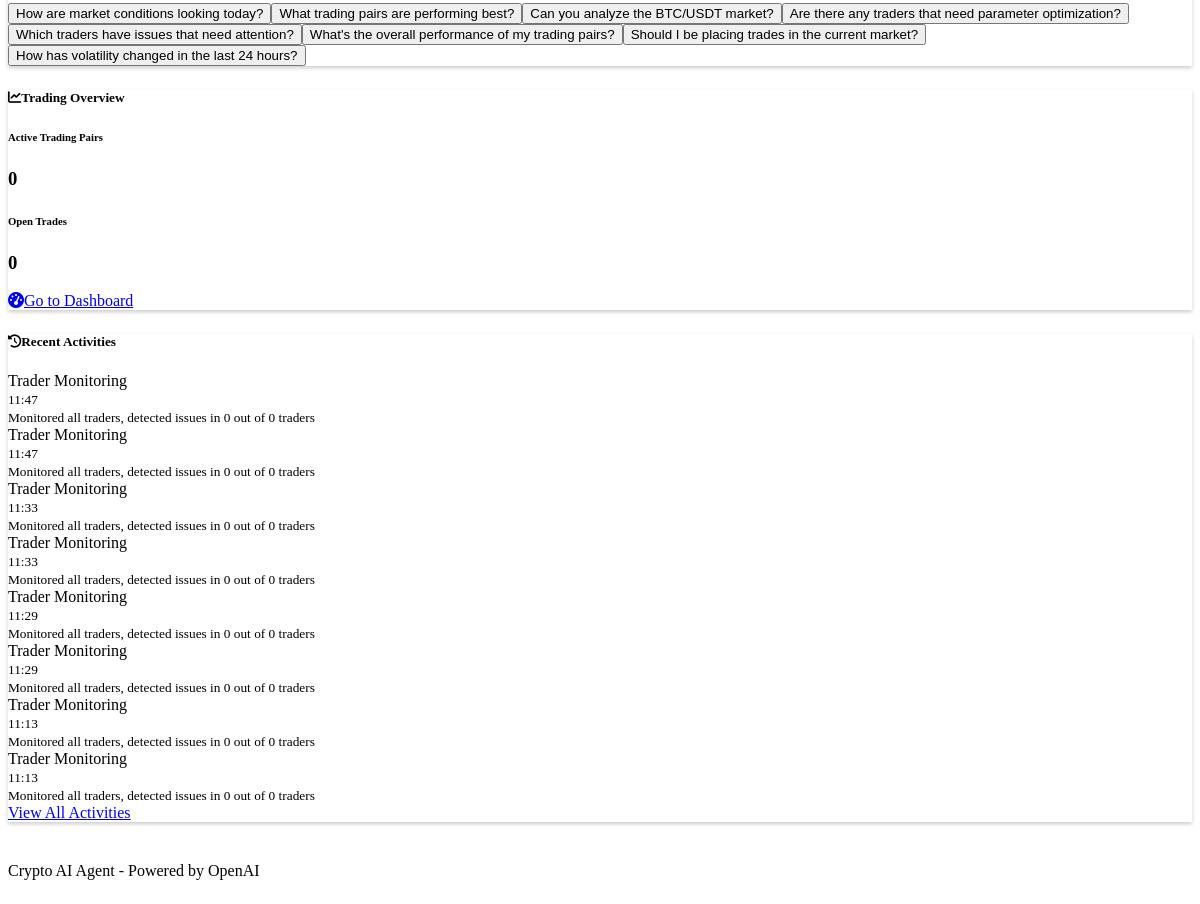
Before: /chat (lower part) with the older database file.
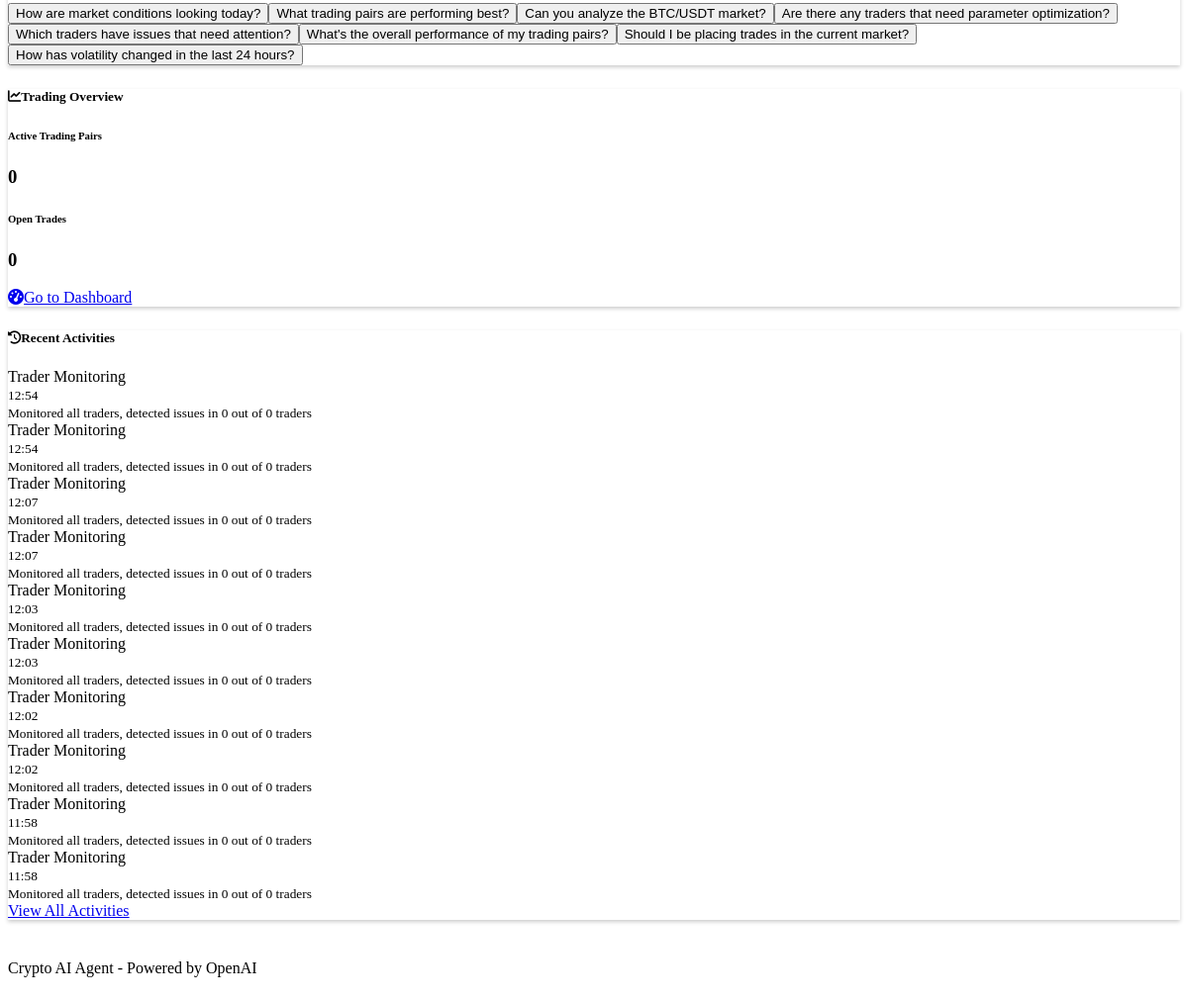
After: the same page with the newer database file.
### models.py (models this page shows, shortened)
class AuditLog(db.Model):
    id = db.Column(db.Integer, primary_key=True)
    timestamp = db.Column(db.DateTime, default=datetime.utcnow)
    action_type = db.Column(db.String(50), nullable=False)  # market_analysis, parameter_update, trade_recommendation, etc.
    description = db.Column(db.Text, nullable=False)
    trading_pair_id = db.Column(db.Integer, db.ForeignKey('trading_pair.id'), nullable=True)
    trade_id = db.Column(db.Integer, db.ForeignKey('trade.id'), nullable=True)

### routes/main.py (the view)
@main_bp.route('/chat')
def chat_interface():
    try:
        trading_pairs = trading_client.get_trading_pairs().get('data', [])
        traders_status = trading_client.get_all_traders_status().get('data', [])
        open_trades = sum(trader.get('open_trades', 0) for trader in traders_status)
        active_pairs = len(trading_pairs)
        recent_actions = AuditLog.query.order_by(AuditLog.timestamp.desc()).limit(10).all()
        return render_template(
            'chat.html',
            active_pairs=active_pairs,
            open_trades=open_trades,
            recent_actions=recent_actions
        )
    except Exception as e:
        logger.error(f"Error rendering chat interface page: {str(e)}")
        return render_template('error.html', error=str(e))

### services/trading_api.py (called while the page is built, shortened)
    def _make_request(self, method, endpoint, data=None, params=None):
        if not self.api_available:
            return self._get_default_response_for_endpoint(endpoint)

    def _get_default_response_for_endpoint(self, endpoint):
        if endpoint == "trading-pairs" or endpoint.startswith("trading-pairs/"):
            return {
                "success": True,
                "data": []
            }
        elif endpoint == "trader-status" or endpoint.startswith("trader-status/"):
            return {
                "success": True,
                "data": []
            }
        elif endpoint == "trades" or endpoint.startswith("trades/"):
            return {
                "success": True,
                "data": []
            }
        else:
            return {
                "success": False,
                "error": "Trading API service is unavailable",
                "data": []
            }

    def get_trading_pairs(self):
        return self._make_request("GET", "trading-pairs")

    def get_all_traders_status(self):
        return self._make_request("GET", "trader-status")

### templates/chat.html (shortened to what this page needs)
{% extends 'base.html' %}
{% block content %}
<div class="row">
    <div class="col-md-8">
        <div class="card">
            <div class="card-body">
                <div class="mt-3">
                    <div id="suggested-questions" class="mt-2">
                    </div>
                </div>
            </div>
        </div>
    </div>
    <div class="col-md-4">
        <div class="card mb-4">
            <div class="card-header">
                <h5 class="mb-0"><i class="fas fa-chart-line me-2"></i>Trading Overview</h5>
            </div>
            <div class="card-body">
                <div class="mb-3">
                    <h6 class="text-muted">Active Trading Pairs</h6>
                    <h3>{{ active_pairs }}</h3>
                </div>
                <div class="mb-3">
                    <h6 class="text-muted">Open Trades</h6>
                    <h3>{{ open_trades }}</h3>
                </div>
                <a href="{{ url_for('main.index') }}" class="btn btn-outline-primary w-100">
                    <i class="fas fa-tachometer-alt me-1"></i>Go to Dashboard
                </a>
            </div>
        </div>
        <div class="card">
            <div class="card-header">
                <h5 class="mb-0"><i class="fas fa-history me-2"></i>Recent Activities</h5>
            </div>
            <div class="card-body p-0">
                <div class="list-group list-group-flush">
                    {% for action in recent_actions %}
                    <div class="list-group-item">
                        <div class="d-flex justify-content-between align-items-start">
                            <div>
                                {% if 'market_analysis' in action.action_type %}
                                <span class="badge bg-info">Market Analysis</span>
                                {% elif 'parameter_optimization' in action.action_type %}
                                <span class="badge bg-success">Parameter Optimization</span>
                                {% elif 'trader_monitoring' in action.action_type %}
                                <span class="badge bg-warning">Trader Monitoring</span>
                                {% elif 'trade_placement' in action.action_type %}
                                <span class="badge bg-primary">Trade Placement</span>
                                {% elif 'chat_query' in action.action_type %}
                                <span class="badge bg-secondary">Chat Query</span>
                                {% else %}
                                <span class="badge bg-dark">{{ action.action_type }}</span>
                                {% endif %}
                            </div>
                            <small class="text-muted">{{ action.timestamp.strftime('%H:%M') }}</small>
                        </div>
                        <small class="d-block mt-1">{{ action.description }}</small>
                    </div>
                    {% else %}
                    <div class="list-group-item text-center py-3">
                        <i class="fas fa-info-circle me-1"></i>No recent activities
                    </div>
                    {% endfor %}
                </div>
                <div class="card-footer text-center">
                    <a href="{{ url_for('main.action_log') }}" class="btn btn-sm btn-outline-secondary">
                        View All Activities
                    </a>
                </div>
            </div>
        </div>
    </div>
</div>
{% endblock %}

Changed rows visible on the page:
no longer on this page (row unchanged): AuditLog: shows "Trader Monitoring", timestamp "11:47", description "Monitored all traders, detected issues in 0 out of 0 traders"
no longer on this page (row unchanged): AuditLog: shows "Trader Monitoring", timestamp "11:47", description "Monitored all traders, detected issues in 0 out of 0 traders"
no longer on this page (row unchanged): AuditLog: shows "Trader Monitoring", timestamp "11:33", description "Monitored all traders, detected issues in 0 out of 0 traders"
no longer on this page (row unchanged): AuditLog: shows "Trader Monitoring", timestamp "11:33", description "Monitored all traders, detected issues in 0 out of 0 traders"
no longer on this page (row unchanged): AuditLog: shows "Trader Monitoring", timestamp "11:29", description "Monitored all traders, detected issues in 0 out of 0 traders"
no longer on this page (row unchanged): AuditLog: shows "Trader Monitoring", timestamp "11:29", description "Monitored all traders, detected issues in 0 out of 0 traders"
no longer on this page (row unchanged): AuditLog: shows "Trader Monitoring", timestamp "11:13", description "Monitored all traders, detected issues in 0 out of 0 traders"
no longer on this page (row unchanged): AuditLog: shows "Trader Monitoring", timestamp "11:13", description "Monitored all traders, detected issues in 0 out of 0 traders"
added AuditLog: shows "Trader Monitoring", timestamp "12:54", description "Monitored all traders, detected issues in 0 out of 0 traders"
added AuditLog: shows "Trader Monitoring", timestamp "12:54", description "Monitored all traders, detected issues in 0 out of 0 traders"
added AuditLog: shows "Trader Monitoring", timestamp "12:07", description "Monitored all traders, detected issues in 0 out of 0 traders"
added AuditLog: shows "Trader Monitoring", timestamp "12:07", description "Monitored all traders, detected issues in 0 out of 0 traders"
added AuditLog: shows "Trader Monitoring", timestamp "12:03", description "Monitored all traders, detected issues in 0 out of 0 traders"
added AuditLog: shows "Trader Monitoring", timestamp "12:03", description "Monitored all traders, detected issues in 0 out of 0 traders"
added AuditLog: shows "Trader Monitoring", timestamp "12:02", description "Monitored all traders, detected issues in 0 out of 0 traders"
added AuditLog: shows "Trader Monitoring", timestamp "12:02", description "Monitored all traders, detected issues in 0 out of 0 traders"
added AuditLog: shows "Trader Monitoring", timestamp "11:58", description "Monitored all traders, detected issues in 0 out of 0 traders"
added AuditLog: shows "Trader Monitoring", timestamp "11:58", description "Monitored all traders, detected issues in 0 out of 0 traders"
